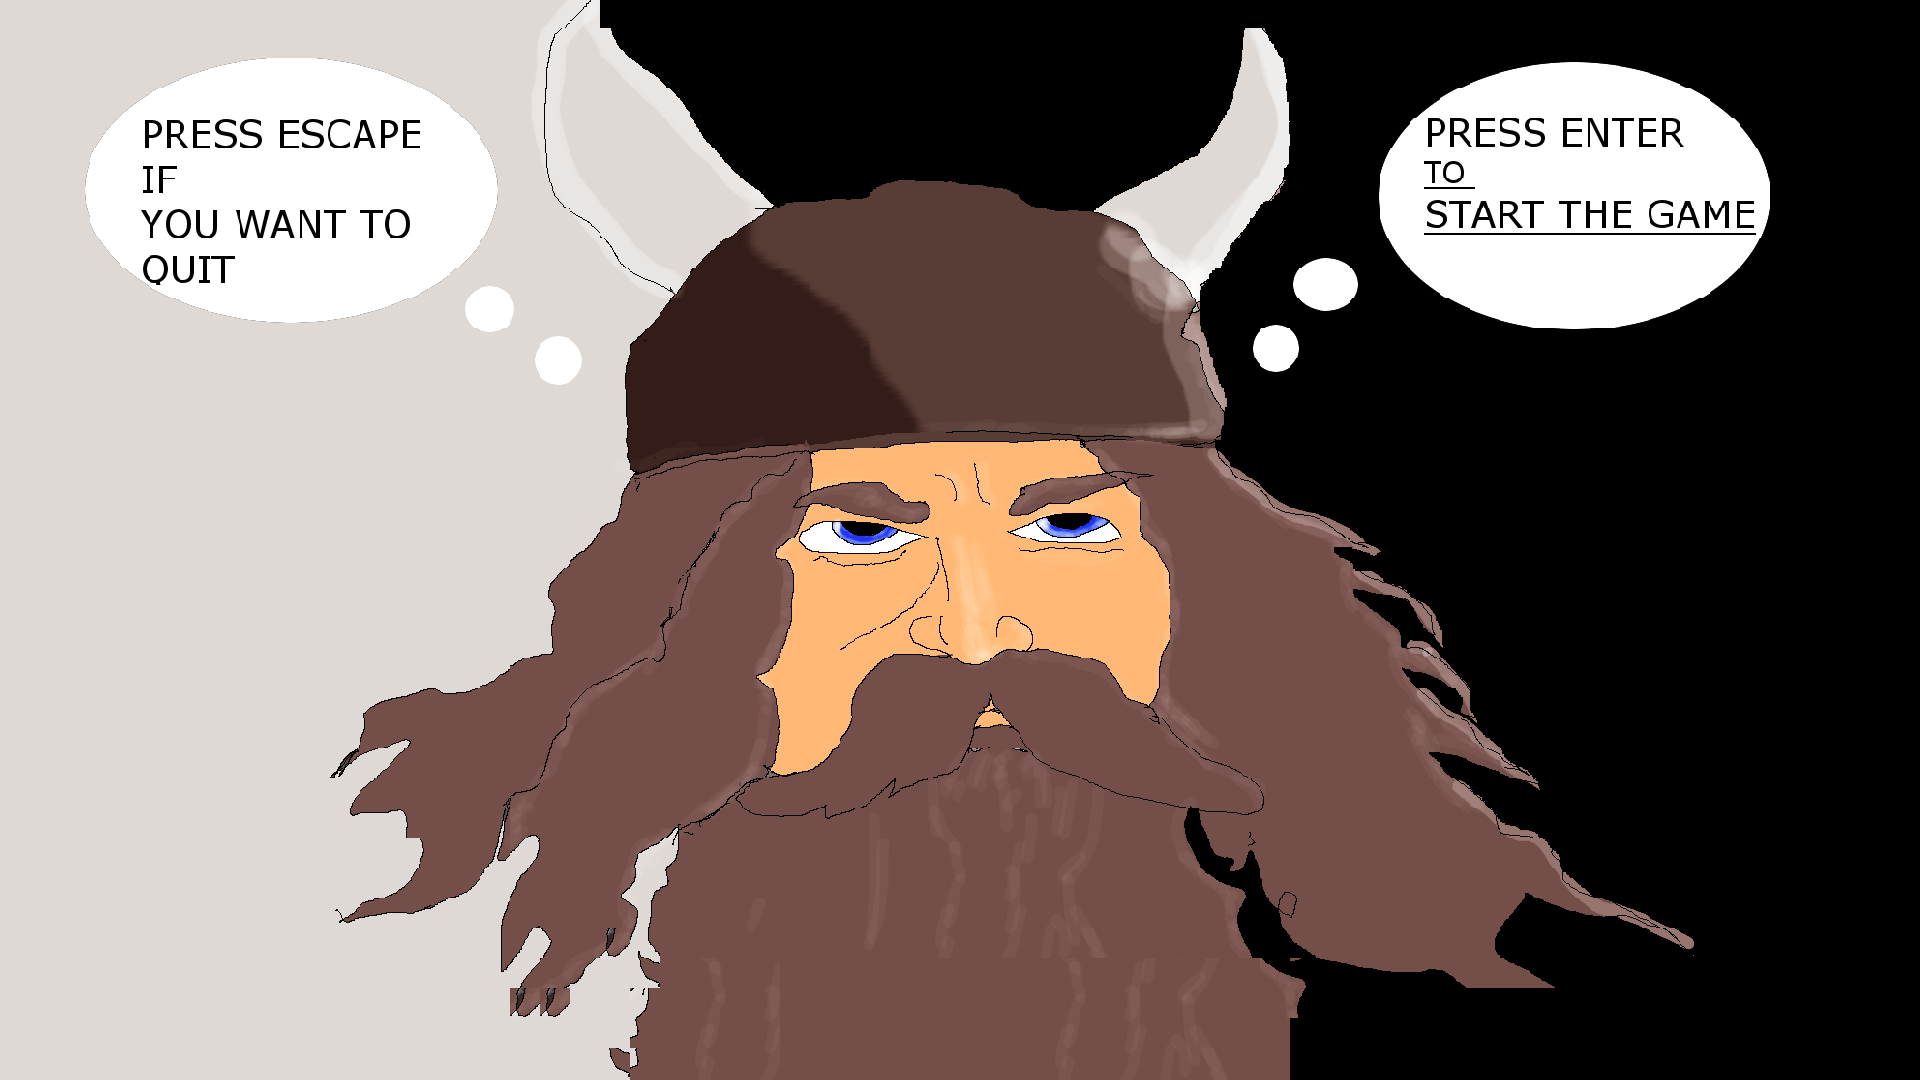

This game map was drawn from its Tiled (.tmx) file and the tilesets committed beside it. A one-line description and the trimmed map source follow:
An orthogonal 64x36 tile map with 30x30 px tiles, 1 tile layer (Tile Layer 1).

<map version="1.0" orientation="orthogonal" width="64" height="36" tilewidth="30" tileheight="30">
 <tileset firstgid="1" name="UBER ALOITUS" tilewidth="32" tileheight="32">
  <image source="UBER ALOITUS.png" width="1920" height="1080" />
 </tileset>
 <layer name="Tile Layer 1" width="64" height="36">
  <data>[2304 cells, 2304 non-empty, 1955 distinct tile ids]</data>
 </layer>
</map>